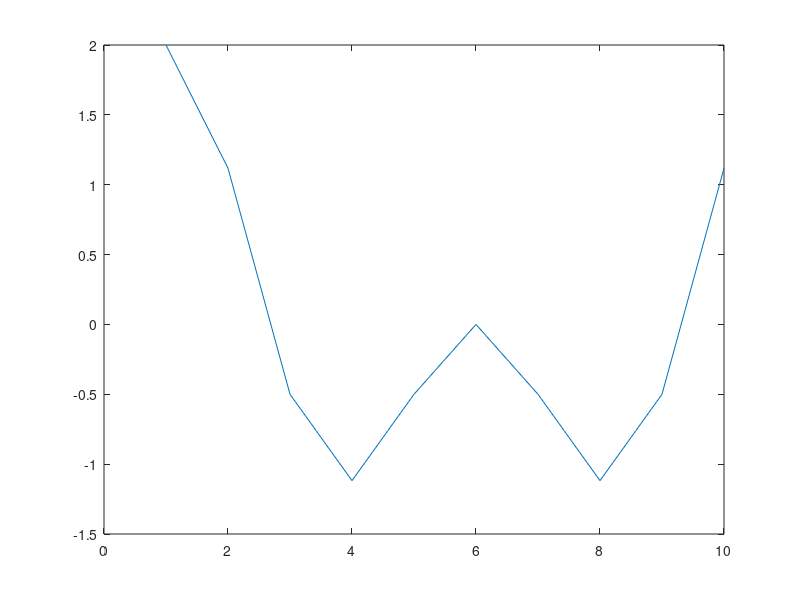

Reproduce this figure in MATLAB. (Note: this script raises an error after producing the figure.)
close all
addpath("../functions")

close all
clear
fs=1e3;
f=2e2;
f2=f/2;
t=0:1/fs:0.01-1/fs;
x=exp(1i*2*pi*f*t);
x2=exp(1i*2*pi*f2*t);
x=x+x2;
plot(real(x));

faxis=0:fs/length(t):fs-fs/length(t);
faxis=faxis-fs/2;


data_dump("test_signal.bin",x);
%% fft
X=fft(x);
X=X/length(X);
X_sh=fftshift(X);

figure
stem(faxis,real(X));
title("FFT")
xlabel("Frequency [Hz]")
ylabel("Amplitude")

X_sh_custom=fftshift_custom(X);

figure
stem(faxis,X_sh_custom);
hold on
stem(faxis,X_sh*2);
title("FFT")
xlabel("Frequency [Hz]")
ylabel("Amplitude")

